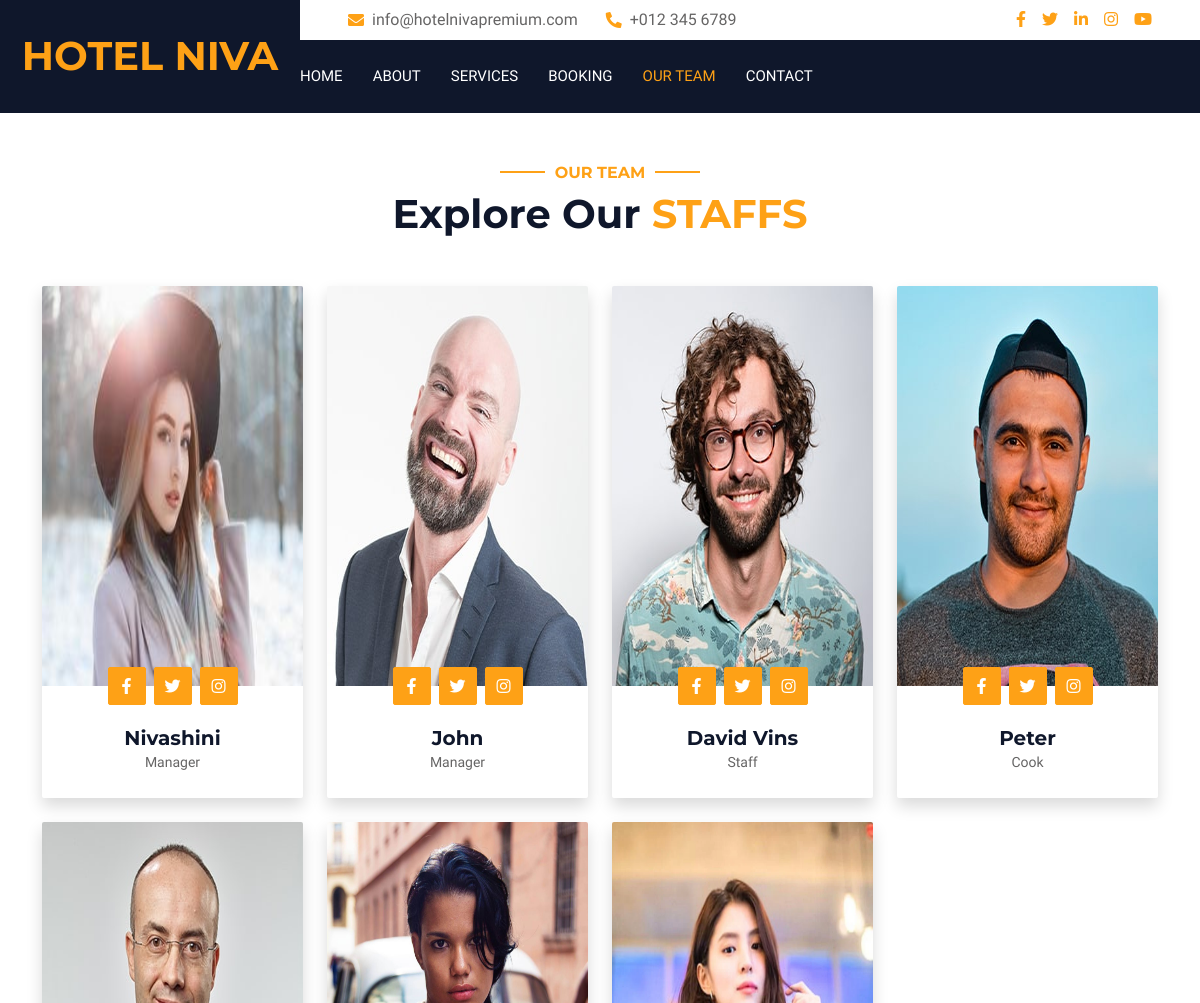
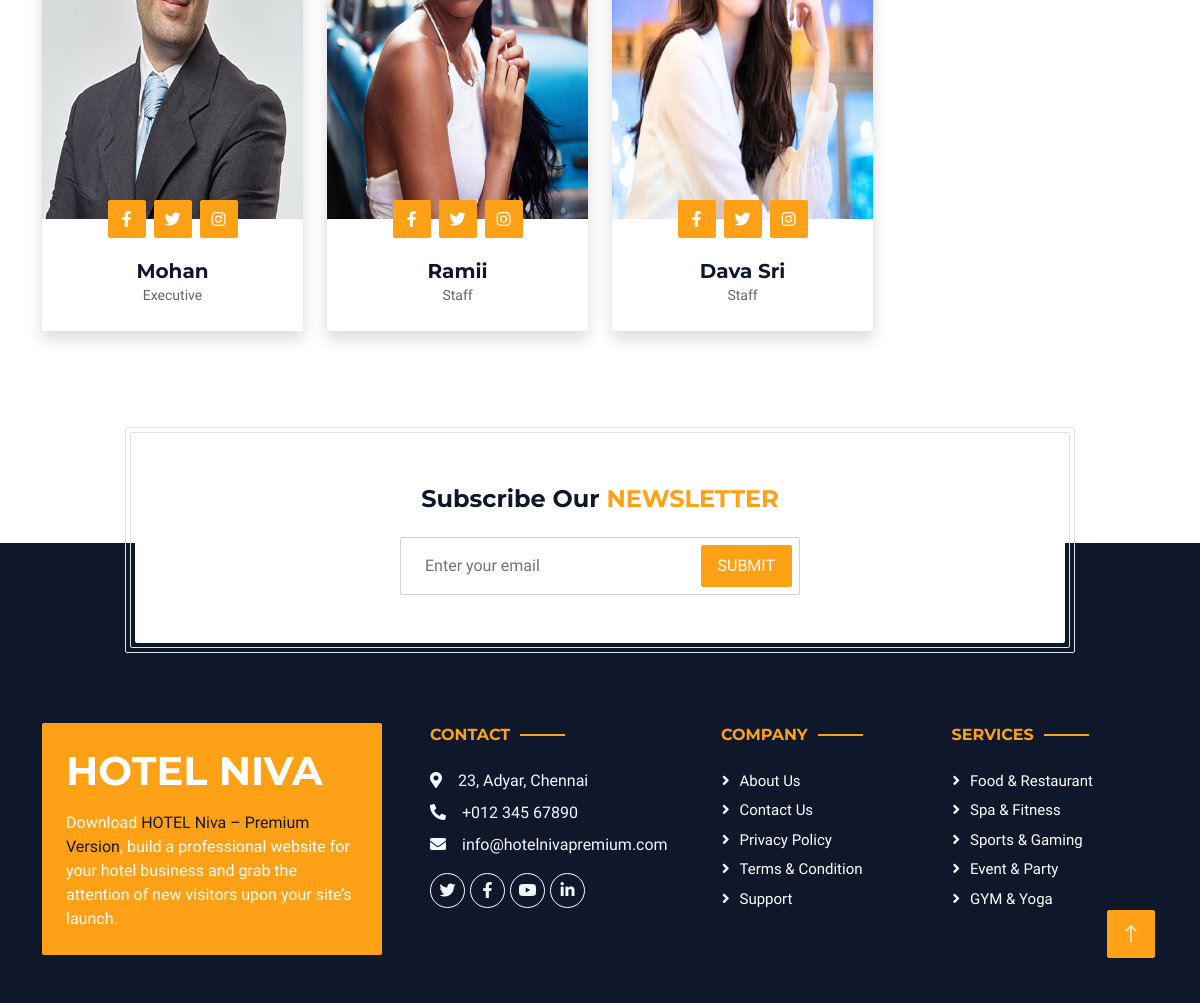
Page /team/ on the committed database (2 pictures, top to bottom).
### bookings/models.py (models this page shows, shortened)
class staff(models.Model):
    TYPES = (('Manager', 'Manager'), ('Executive', 'Executive'), ('Staff', 'Staff'), ('Cook', 'Cook'))
    id = models.AutoField(primary_key=True, editable=False)
    name = models.CharField(_('Name'), max_length=255)
    age = models.IntegerField(_('Age'))
    phone = models.IntegerField(_('Phone'), null=True)
    email = models.EmailField(_('Email'), null=True)
    designation = models.CharField(_('Type'), choices=TYPES, max_length=25, default='Staff')
    image = models.ImageField(_('Photo'), default='media/default.jpg', upload_to='media/')
    class Meta:
        db_table = 'staff'
        verbose_name = _('Staff')
        verbose_name_plural = _('Staffs')
        ordering = ('id',)

### bookings/views.py (the view)
# urls.py: path('team/', team, name='team'),
def team(request):
    context = {
        "bookings" : Booking.objects.all().count(),
        "rooms" : Room.objects.all().count(),
        "staffs" : staff.objects.all().count(),
        "all_team" : staff.objects.all()
    }
    return render(request, 'team.html', context)

### templates/team.html (shortened to what this page needs)
<!DOCTYPE html>
<html lang="en">
{% load static%}
<head>
    <link href="https://cdnjs.cloudflare.com/ajax/libs/font-awesome/5.10.0/css/all.min.css" rel="stylesheet">
    <link href="https://cdn.jsdelivr.net/npm/bootstrap-icons@1.4.1/font/bootstrap-icons.css" rel="stylesheet">
    <link href="/static/lib/animate/animate.min.css" rel="stylesheet">
    <link href="/static/lib/owlcarousel/assets/owl.carousel.min.css" rel="stylesheet">
    <link href="/static/lib/tempusdominus/css/tempusdominus-bootstrap-4.min.css" rel="stylesheet" />
    <link href="/static/css/bootstrap.min.css" rel="stylesheet">
    <link href="/static/css/style.css" rel="stylesheet">
</head>
<body>
    <div class="container-xxl bg-white p-0">
        <div class="container-fluid bg-dark px-0">
            <div class="row gx-0">
                <div class="col-lg-3 bg-dark d-none d-lg-block">
                    <a href="index.html" class="navbar-brand w-100 h-100 m-0 p-0 d-flex align-items-center justify-content-center">
                        <h1 class="m-0 text-primary text-uppercase">HOTEL Niva</h1>
                    </a>
                </div>
                <div class="col-lg-9">
                    <div class="row gx-0 bg-white d-none d-lg-flex">
                        <div class="col-lg-7 px-5 text-start">
                            <div class="h-100 d-inline-flex align-items-center py-2 me-4">
                                <i class="fa fa-envelope text-primary me-2"></i>
                                <p class="mb-0">info@hotelnivapremium.com</p>
                            </div>
                            <div class="h-100 d-inline-flex align-items-center py-2">
                                <i class="fa fa-phone-alt text-primary me-2"></i>
                                <p class="mb-0">+012 345 6789</p>
                            </div>
                        </div>
                        <div class="col-lg-5 px-5 text-end">
                            <div class="d-inline-flex align-items-center py-2">
                                <a class="me-3" href=""><i class="fab fa-facebook-f"></i></a>
                                <a class="me-3" href=""><i class="fab fa-twitter"></i></a>
                                <a class="me-3" href=""><i class="fab fa-linkedin-in"></i></a>
                                <a class="me-3" href=""><i class="fab fa-instagram"></i></a>
                                <a class="" href=""><i class="fab fa-youtube"></i></a>
                            </div>
                        </div>
                    </div>
                    <nav class="navbar navbar-expand-lg bg-dark navbar-dark p-3 p-lg-0">
                        <div class="collapse navbar-collapse justify-content-between" id="navbarCollapse">
                            <div class="navbar-nav mr-auto py-0">
                                <a href="{% url 'index' %}" class="nav-item nav-link {% if request.path == '/' %}active{% endif %}">Home</a>
                                <a href="{% url 'about' %}" class="nav-item nav-link {% if request.path == '/about/' %}active{% endif %}">About</a>
                                <a href="{% url 'service' %}" class="nav-item nav-link {% if request.path == '/service/' %}active{% endif %}">Services</a>
                                <a href="{% url 'booking' %}" class="nav-item nav-link {% if request.path == '/booking/' %}active{% endif %}">Booking</a>
                                <a href="{% url 'team' %}" class="nav-item nav-link {% if request.path == '/team/' %}active{% endif %}">Our Team</a>
                                <a href="{% url 'contact' %}" class="nav-item nav-link {% if request.path == '/contact/' %}active{% endif %}">Contact</a>
                            </div>
                        </div>
                    </nav>
                </div>
            </div>
        </div>
        <div class="container-xxl py-5">
            <div class="container">
                <div class="text-center wow fadeInUp" data-wow-delay="0.1s">
                    <h6 class="section-title text-center text-primary text-uppercase">Our Team</h6>
                    <h1 class="mb-5">Explore Our <span class="text-primary text-uppercase">Staffs</span></h1>
                </div>
                <div class="row g-4">
                    {% for team in all_team %}
                    <div class="col-lg-3 col-md-6 wow fadeInUp" data-wow-delay="0.1s">
                        <div class="rounded shadow overflow-hidden">
                            <div class="position-relative">
                                <img class="img-fluid" style="height:400px; width:300px" src="{{team.image.url}}" alt="">
                                <div class="position-absolute start-50 top-100 translate-middle d-flex align-items-center">
                                    <a class="btn btn-square btn-primary mx-1" href=""><i class="fab fa-facebook-f"></i></a>
                                    <a class="btn btn-square btn-primary mx-1" href=""><i class="fab fa-twitter"></i></a>
                                    <a class="btn btn-square btn-primary mx-1" href=""><i class="fab fa-instagram"></i></a>
                                </div>
                            </div>
                            <div class="text-center p-4 mt-3">
                                <h5 class="fw-bold mb-0">{{team.name}}</h5>
                                <small>{{team.designation}}</small>
                            </div>
                        </div>
                    </div>
                    {% endfor %}
                </div>
            </div>
        </div>
        <div class="container newsletter mt-5 wow fadeIn" data-wow-delay="0.1s">
            <div class="row justify-content-center">
                <div class="col-lg-10 border rounded p-1">
                    <div class="border rounded text-center p-1">
                        <div class="bg-white rounded text-center p-5">
                            <form method="post" action="{% url 'news_letter' %}">
                                <h4 class="mb-4">Subscribe Our <span class="text-primary text-uppercase">Newsletter</span></h4>
                                <div class="position-relative mx-auto" style="max-width: 400px;">
                                    <input class="form-control w-100 py-3 ps-4 pe-5" type="email" id="email" name="email" placeholder="Enter your email">
                                    <button type="submit" class="btn btn-primary py-2 px-3 position-absolute top-0 end-0 mt-2 me-2">Submit</button>
                                </div>
                            </form>
                        </div>
                    </div>
                </div>
            </div>
        </div>
        <div class="container-fluid bg-dark text-light footer wow fadeIn" data-wow-delay="0.1s">
            <div class="container pb-5">
                <div class="row g-5">
                    <div class="col-md-6 col-lg-4">
                        <div class="bg-primary rounded p-4">
                            <a href="index.html"><h1 class="text-white text-uppercase mb-3">HOTEL Niva</h1></a>
                            <p class="text-white mb-0">
								Download <a class="text-dark fw-medium" href="https://htmlcodex.com/hotel-html-template-pro">HOTEL Niva – Premium Version</a>, build a professional website for your hotel business and grab the attention of new visitors upon your site’s launch.
							</p>
                        </div>
                    </div>
                    <div class="col-md-6 col-lg-3">
                        <h6 class="section-title text-start text-primary text-uppercase mb-4">Contact</h6>
                        <p class="mb-2"><i class="fa fa-map-marker-alt me-3"></i>23, Adyar, Chennai</p>
                        <p class="mb-2"><i class="fa fa-phone-alt me-3"></i>+012 345 67890</p>
                        <p class="mb-2"><i class="fa fa-envelope me-3"></i>info@hotelnivapremium.com</p>
                        <div class="d-flex pt-2">
                            <a class="btn btn-outline-light btn-social" href=""><i class="fab fa-twitter"></i></a>
                            <a class="btn btn-outline-light btn-social" href=""><i class="fab fa-facebook-f"></i></a>
                            <a class="btn btn-outline-light btn-social" href=""><i class="fab fa-youtube"></i></a>
                            <a class="btn btn-outline-light btn-social" href=""><i class="fab fa-linkedin-in"></i></a>
                        </div>
                    </div>
                    <div class="col-lg-5 col-md-12">
                        <div class="row gy-5 g-4">
                            <div class="col-md-6">
                                <h6 class="section-title text-start text-primary text-uppercase mb-4">Company</h6>
                                <a class="btn btn-link" href="">About Us</a>
                                <a class="btn btn-link" href="">Contact Us</a>
                                <a class="btn btn-link" href="">Privacy Policy</a>
                                <a class="btn btn-link" href="">Terms & Condition</a>
                                <a class="btn btn-link" href="">Support</a>
                            </div>
                            <div class="col-md-6">
                                <h6 class="section-title text-start text-primary text-uppercase mb-4">Services</h6>
                                <a class="btn btn-link" href="">Food & Restaurant</a>
                                <a class="btn btn-link" href="">Spa & Fitness</a>
                                <a class="btn btn-link" href="">Sports & Gaming</a>
                                <a class="btn btn-link" href="">Event & Party</a>
                                <a class="btn btn-link" href="">GYM & Yoga</a>
                            </div>
                        </div>
                    </div>
                </div>
            </div>
        </div>
        <a href="#" class="btn btn-lg btn-primary btn-lg-square back-to-top"><i class="bi bi-arrow-up"></i></a>
    </div>
</body>
</html>

### static/css/style.css (style rules this page uses)
:root { --primary: #FEA116; --light: #F1F8FF; --dark: #0F172B; }
.fw-medium { font-weight: 500 !important; }
.back-to-top { position: fixed; display: none; right: 45px; bottom: 45px; z-index: 99; }
.btn { font-weight: 500; text-transform: uppercase; transition: .5s; }
.btn.btn-primary, .btn.btn-secondary { color: #FFFFFF; }
.btn-square { width: 38px; height: 38px; }
.btn-lg-square { width: 48px; height: 48px; }
.btn-square, .btn-sm-square, .btn-lg-square { padding: 0; display: flex; align-items: center; justify-content: center; font-weight: normal; border-radius: 2px; }
.navbar-dark .navbar-nav .nav-link { margin-right: 30px; padding: 25px 0; color: #FFFFFF; font-size: 15px; text-transform: uppercase; outline: none; }
.navbar-dark .navbar-nav .nav-link:hover, .navbar-dark .navbar-nav .nav-link.active { color: var(--primary); }
.section-title { position: relative; display: inline-block; }
.section-title::before { position: absolute; content: ""; width: 45px; height: 2px; top: 50%; left: -55px; margin-top: -1px; background: var(--primary); }
.section-title::after { position: absolute; content: ""; width: 45px; height: 2px; top: 50%; right: -55px; margin-top: -1px; background: var(--primary); }
.section-title.text-start::before, .section-title.text-end::after { display: none; }
.newsletter { position: relative; z-index: 1; }
.footer { position: relative; margin-top: -110px; padding-top: 180px; }
.footer .btn.btn-social { margin-right: 5px; width: 35px; height: 35px; display: flex; align-items: center; justify-content: center; color: var(--light); border: 1px solid #FFFFFF; border-radius: 35px; transition: .3s; }
.footer .btn.btn-link { display: block; margin-bottom: 5px; padding: 0; text-align: left; color: #FFFFFF; font-size: 15px; font-weight: normal; text-transform: capitalize; transition: .3s; }
.footer .btn.btn-link::before { position: relative; content: "\f105"; font-family: "Font Awesome 5 Free"; font-weight: 900; margin-right: 10px; }

### rows in the picture
staff: image (picture), name "Nivashini", designation "Manager"
staff: image (picture), name "John", designation "Manager"
staff: image (picture), name "David Vins", designation "Staff"
staff: image (picture), name "Peter", designation "Cook"
staff: image (picture), name "Mohan", designation "Executive"
staff: image (picture), name "Ramii", designation "Staff"
staff: image (picture), name "Dava Sri", designation "Staff"
